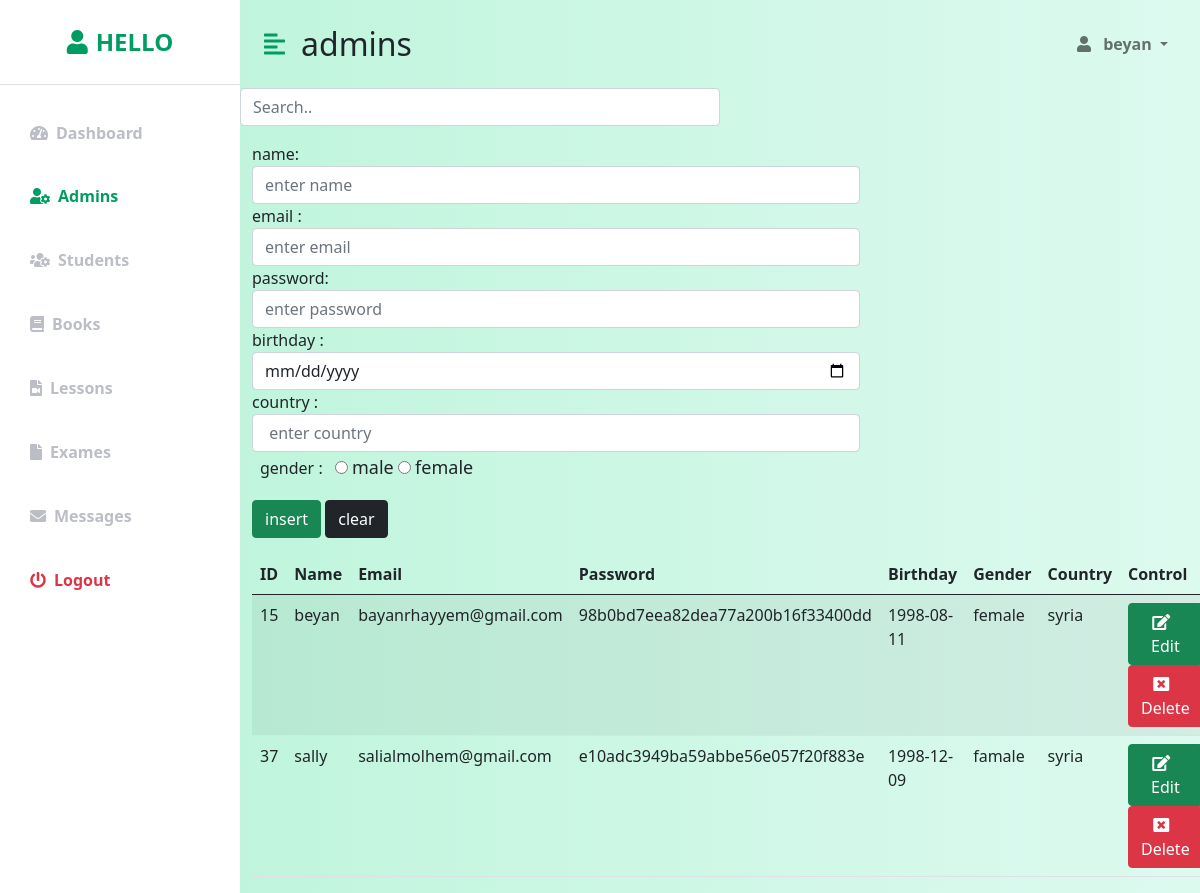
/Admin/admins.php (signed in), run on the app's committed database.
### tables this page shows
CREATE TABLE `users` (
  `user_id` int(20) NOT NULL,
  `user_name` text NOT NULL,
  `user_email` text NOT NULL,
  `user_password` text NOT NULL,
  `user_birthday` date NOT NULL,
  `user_gander` text NOT NULL,
  `user_country` text NOT NULL,
  `rol_id` int(20) NOT NULL,
  `code` int(11) NOT NULL
);

### Admin/admins.php (the view, shortened to what this page needs)
<?php
if (isset($_SESSION['adminemail'])) {
    $email=$_SESSION['adminemail'];
    include 'init.php';
    $do = isset($_GET['do']) ? $_GET['do'] : 'admins';
    if ($do == 'admins') {
?>
    <div class="d-flex" id="wrapper">
        <div class="bg-white" id="sidebar-wrapper">
            <div class="sidebar-heading text-center py-4 primary-text fs-4 fw-bold text-uppercase border-bottom"><i class="fas fa-user me-2"></i>Hello</div>
            <div class="list-group list-group-flush my-3">
                <a href="dashboard.php" class="list-group-item list-group-item-action bg-transparent second-text fw-bold"><i class="fas fa-tachometer-alt me-2"></i>Dashboard</a>
                <a href="admins.php" class="list-group-item list-group-item-action bg-transparent second-text active"><i class="fas fa-user-cog me-2"></i>Admins</a>
                <a href="adminstudent.php" class="list-group-item list-group-item-action bg-transparent second-text fw-bold"><i class="fas fa-users-cog me-2"></i>Students</a>
                <a href="adminbook.php" class="list-group-item list-group-item-action bg-transparent second-text fw-bold"><i class="fas fa-book me-2"></i>Books</a>
                <a href="adminlesson.php" class="list-group-item list-group-item-action bg-transparent  second-text  fw-bold link-primary"><i class="fas fa-file-video me-2 "></i>Lessons</a>
                <a href="adminexam.php" class="list-group-item list-group-item-action bg-transparent second-text fw-bold"><i class="fas fa-file me-2"></i>Exames</a>
                <a href="massages.php" class="list-group-item list-group-item-action bg-transparent second-text fw-bold"><i class="fas fa-envelope me-2"></i>Messages</a>
                <a href="logout.php" class="list-group-item list-group-item-action bg-transparent text-danger fw-bold"><i class="fas fa-power-off me-2"></i>Logout</a>
            </div>
        </div>
        <div id="page-content-wrapper">
            <nav class="navbar navbar-expand-lg navbar-light bg-transparent py-4 px-4">
                <div class="d-flex align-items-center">
                    <i class="fas fa-align-left primary-text fs-4 me-3" id="menu-toggle"></i>
                    <h2 class="fs-2 m-0">admins</h2>
                </div>
                <div class="collapse navbar-collapse" id="navbarSupportedContent">
                    <ul class="navbar-nav ms-auto mb-2 mb-lg-0">
                        <li class="nav-item dropdown">
                            <a class="nav-link dropdown-toggle second-text fw-bold" href="#" id="navbarDropdown" role="button" data-bs-toggle="dropdown" aria-expanded="false">
                                <i class="fas fa-user me-2"></i>
                                <?php
                $selecttable ="SELECT user_name FROM users WHERE user_email = '$email'";
                $result= mysqli_query($con, $selecttable);
                while($rows = mysqli_fetch_array($result))
                {
                   $adne      =$rows['user_name'];
                }
                echo $adne;
                ?>
                            </a>
                        </li>
                    </ul>
                </div>
            </nav>
<input id="myInput" type="text" placeholder="Search.."   class="form-control mb-3"  style="width: 50%;">
            <section class="admins-section">
                <div class="container">
                    <div class="admins-content">
                        <form action="<?php echo $_SERVER['PHP_SELF']; ?>" method="POST">
                            <div class="">
                                <label for="name" class=" style-label">  name:</label>
                                <input type="text" name="adname" class="form-control " id="name" placeholder="enter name" style="width: 65%;" required="required">
                            </div>
                            <div class="">
                                <label for="email" class=" style-label"> email :</label>
                                <input type="email" name="ademail" class="form-control " id="email" placeholder="enter email" style="width: 65%;" required="required">
                            </div>
                            <div class="">
                                <label for="password" class=" style-label">  password:</label>
                                <input type="password" name="adpassword" class="form-control  " id="password" placeholder="enter password" style="width: 65%;" required="required">
                            </div>
                            <div class="login-password text-field">
                                <label for="birthday " class=" style-label"> birthday :</label>
                                <input type="date" name="adbirth" class="form-control" id="birthday " placeholder="enter birthday" style="width: 65%;" required="required">
                            </div>
                            <div class="login-password text-field">
                                <label for="country" class=" style-label"> country :</label>
                                <input type="text" name="adcountry" class="form-control text-field" id="country" placeholder=" enter country" style="width: 65%;" required="required">
                            </div>
                            <label for="country" class="my-1 mx-2 style-label"> gender :</label>
                            <input type="radio" name="adgender" value="male" class="style-label" required="required">
                            <span class="ml-4" style="font-size:18px">male</span>
                            <input type="radio" name="adgender" value="femail" class="style-label" required="required">
                            <span style="font-size:18px">female</span>
                             <br>
                            <button type="submit" class="btn btn-success my-3">insert</button>
                            <button type="reset" class="btn btn-dark my-3" id="">clear</button>
                        </form>
                    </div>
                </div>
            </section>
          <section class="table-admin-section">
    <div class="container">
        <table class="table table-striped table-hover admin-table">
            <thead class="thead-dark ">
              <tr>
                <th scope="col"> ID</th>
                <th scope="col"> Name</th>
                <th scope="col">Email</th>
                <th scope="col"> Password </th>
                <th scope="col">Birthday</th>
                <th scope="col"> Gender </th>
                <th scope="col"> Country </th>
                <th scope="col"> Control </th>
              </tr>
            </thead>
            <tbody id="myTable">
            <?php
                $selecttable ="SELECT * FROM users WHERE rol_id =1";
                $result= mysqli_query($con, $selecttable);
                $rowss= mysqli_fetch_all($result, MYSQLI_ASSOC);
                foreach($rowss as $row) {
                    echo "<tr>";
                    echo "<td>" . $row['user_id'] . "</td>";
                    echo "<td>" . $row['user_name'] . "</td>";
                    echo "<td>" . $row['user_email'] . "</td>";
                    echo "<td>" . $row['user_password'] . "</td>";
                    echo "<td>" . $row['user_birthday'] . "</td>";
                    echo "<td>" . $row['user_gander'] . "</td>";
                    echo "<td>" . $row['user_country'] . "</td>";
                    echo "<td>
                            <a href='admins.php?do=Edit&userid=" . $row['user_id'] . "'  class='btn btn-success'><i class='fas fa-edit me-2'></i>Edit</a>
                            <a href='admins.php?do=Delete&userid= " . $row['user_id'] . "'  class='btn btn-danger'><i class='fas fa-window-close me-2'></i>Delete</a>";
                    echo "</td>";
                    echo "</tr>";
                }
            ?>
            </tbody>
          </table>
    </div>
</section>
    <?php }
        include 'templates/footer.php';
    } else {
        header('Location: ../login.php');
        exit();
    }

### Admin/css/styles.css (style rules this page uses)
:root { --main-bg-color: #009d63; --main-text-color: #009d63; --second-text-color: #bbbec5; --second-bg-color: #c1efde; }
.primary-text { color: var(--main-text-color); }
.second-text { color: var(--second-text-color); }
#wrapper { overflow-x: hidden; background-image: linear-gradient( to right, #baf3d7, #c2f5de, #cbf7e4, #d4f8ea, #ddfaef ); }
#sidebar-wrapper { min-height: 100vh; margin-left: -15rem; -webkit-transition: margin 0.25s ease-out; -moz-transition: margin 0.25s ease-out; -o-transition: margin 0.25s ease-out; transition: margin 0.25s ease-out; }
#sidebar-wrapper .sidebar-heading { padding: 0.875rem 1.25rem; font-size: 1.2rem; }
#sidebar-wrapper .list-group { width: 15rem; }
#page-content-wrapper { min-width: 100vw; }
#menu-toggle { cursor: pointer; }
.list-group-item { border: none; padding: 20px 30px; }
.list-group-item.active { background-color: transparent; color: var(--main-text-color); font-weight: bold; border: none; }
@media (min-width: 768px) { #sidebar-wrapper { margin-left: 0; } }
@media (min-width: 768px) { #page-content-wrapper { min-width: 0; width: 100%; } }

### data on the page
users: user_name "beyan", user_id "15", user_email "bayanrhayyem@gmail.com", user_password "98b0bd7eea82dea77a200b16f33400dd", user_birthday "1998-08-11", user_gander "female", user_country "syria"
users: user_id "37", user_name "sally", user_email "salialmolhem@gmail.com", user_password "e10adc3949ba59abbe56e057f20f883e", user_birthday "1998-12-09", user_gander "famale", user_country "syria"
